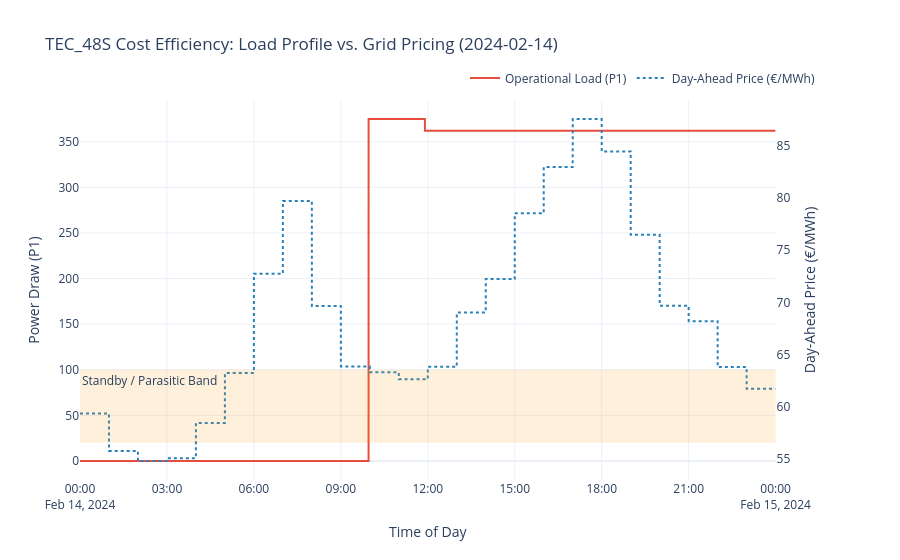

The code cell stored with this chart in its notebook:
### Markdown cell above
### 📉 7. The Golden Opportunity: Load vs. Market Price
Now that we understand how the machine operates, let's look at its heaviest production day of the year: February 14, 2024. 

The chart below overlays the machine's power usage (red line) against the electricity market price (blue dotted line). This visual proves our core business case: if an AI can predict when energy prices drop, we can shift these massive, day-long production runs to the cheapest hours and save a significant amount of money.

### Code cell
# Filter the peak production shift for dual-axis economic visualization
shift_start = datetime.datetime.combine(peak_production_day, datetime.time.min)
shift_end = datetime.datetime.combine(peak_production_day, datetime.time.max)

df_shift = (
    classified_telemetry
    .filter((pl.col("WsDateTime") >= shift_start) & (pl.col("WsDateTime") <= shift_end))
    .to_pandas()
)

fig_shift = make_subplots(specs=[[{"secondary_y": True}]])

# Primary Axis: Machine Operational Load
fig_shift.add_trace(
    go.Scatter(
        x=df_shift["WsDateTime"],
        y=df_shift[target_sensor],
        name=f"Operational Load ({target_sensor})",
        line=dict(color="#e74c3c", width=2)
    ),
    secondary_y=False
)

# Secondary Axis: Day-Ahead Grid Price
fig_shift.add_trace(
    go.Scatter(
        x=df_shift["WsDateTime"],
        y=df_shift["DayAhead_Price_EUR_MWh"],
        name="Day-Ahead Price (€/MWh)",
        line=dict(color="#2980b9", width=2, dash="dot")
    ),
    secondary_y=True
)

# Standby Band Highlight
fig_shift.add_hrect(
    y0=STANDBY_THRESHOLD,
    y1=FULL_LOAD_THRESHOLD,
    fillcolor="#f39c12",
    opacity=0.15,
    line_width=0,
    secondary_y=False,
    annotation_text="Standby / Parasitic Band",
    annotation_position="top left"
)

fig_shift.update_layout(
    title=f"TEC_48S Cost Efficiency: Load Profile vs. Grid Pricing ({peak_production_day})",
    xaxis_title="Time of Day",
    hovermode="x unified",
    template="plotly_white",
    legend=dict(orientation="h", yanchor="bottom", y=1.02, xanchor="right", x=1)
)

fig_shift.update_yaxes(title_text=f"Power Draw ({target_sensor})", secondary_y=False)
fig_shift.update_yaxes(title_text="Day-Ahead Price (€/MWh)", showgrid=False, secondary_y=True)

fig_shift.show()

### Figure 1 — Plotly figure (JSON) as saved in the notebook; plotly's stock layout.template omitted (floating-point values rounded to 4 significant figures; data arrays with more than 128 entries replaced by an {"elided": "..."} marker saying what was removed)
{"data": [{"line": {"color": "#e74c3c", "width": 2}, "name": "Operational Load (P1)", "type": "scatter", "x": {"elided": "17280 str values"}, "xaxis": "x", "y": {"elided": "17280 float values"}, "yaxis": "y"}, {"line": {"color": "#2980b9", "dash": "dot", "width": 2}, "name": "Day-Ahead Price (€/MWh)", "type": "scatter", "x": {"elided": "17280 str values"}, "xaxis": "x", "y": {"elided": "17280 float values"}, "yaxis": "y2"}], "layout": {"annotations": [{"showarrow": false, "text": "Standby / Parasitic Band", "x": 0, "xanchor": "left", "xref": "x domain", "y": 100, "yanchor": "top", "yref": "y"}], "hovermode": "x unified", "legend": {"orientation": "h", "x": 1, "xanchor": "right", "y": 1.02, "yanchor": "bottom"}, "shapes": [{"fillcolor": "#f39c12", "line": {"width": 0}, "opacity": 0.15, "type": "rect", "x0": 0, "x1": 1, "xref": "x domain", "y0": 20, "y1": 100, "yref": "y"}], "title": {"text": "TEC_48S Cost Efficiency: Load Profile vs. Grid Pricing (2024-02-14)"}, "xaxis": {"anchor": "y", "domain": [0, 0.94], "title": {"text": "Time of Day"}}, "yaxis": {"anchor": "x", "domain": [0, 1], "title": {"text": "Power Draw (P1)"}}, "yaxis2": {"anchor": "x", "overlaying": "y", "showgrid": false, "side": "right", "title": {"text": "Day-Ahead Price (€/MWh)"}}}}
